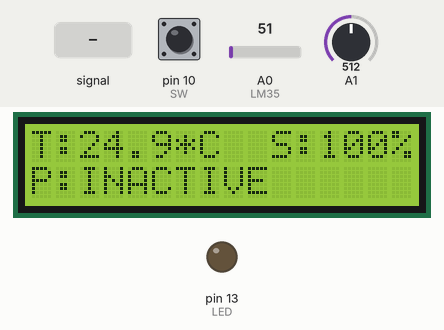
Simulated run of this sketch. Board: Arduino Uno, built with avr-gcc and run on an emulated ATmega328P. Shown: 16×2 character LCD, output pins drawn as LEDs (lit = HIGH). The inputs (shaded band) are chosen by the test bench; at power-on: pin 10 (SW) HIGH, A0 (LM35) = 51, A1 = 512. What the sketch prints to the serial monitor is not drawn.

Above: at 2.7 s.
2.8 s: pin 10 (SW) pulled LOW for 1 s
At 3.7 s:
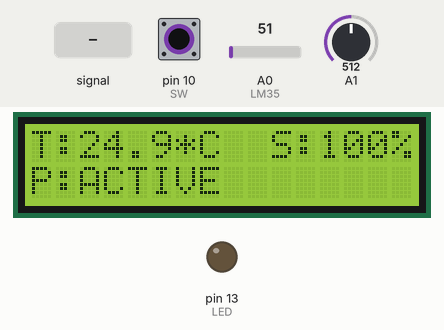
5.3 s: A0 (LM35) set to 61
At 6.3 s:
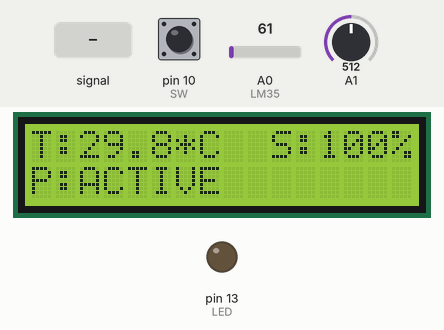
7.0 s: A1 set to 716
At 8.3 s:
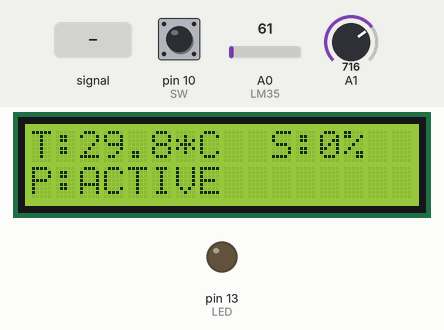
8.7 s: A1 fed a 2 Hz sine of ±306 counts around its level
At 9.65 s:
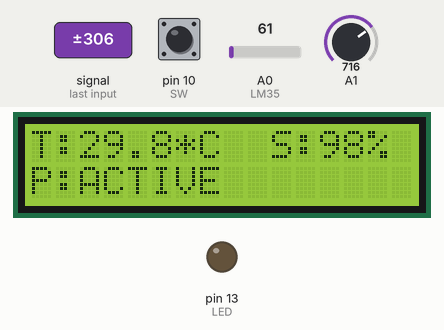
10.9 s: A0 (LM35) set to 71
At 12.2 s:
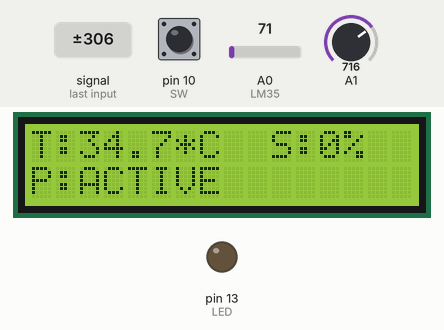
12.4 s: A0 (LM35) set to 30
At 32.33 s:
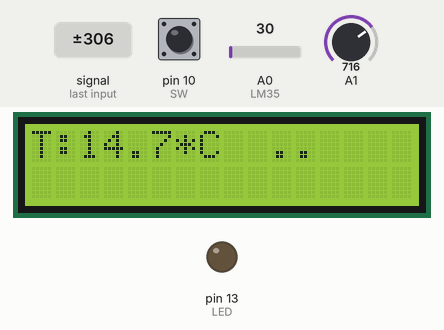
Timing chart, 0 to 33.1 s (numbered marks = the images above; inputs shaded):
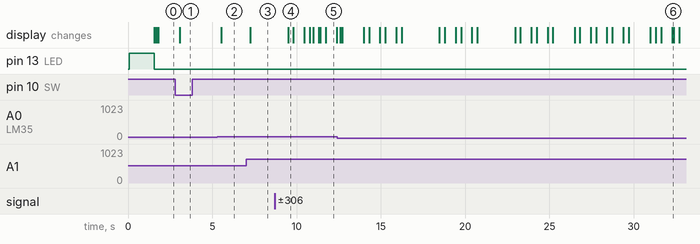

The sketch:

Arduinocode.ino
```cpp
#include <LiquidCrystal.h>
#include <SoftwareSerial.h>
SoftwareSerial GSerial(2,3);

#define DELAY 30000
//#include "DHT.h"
//#define DHTPIN A1     // what digital pin we're connected to
#define LM35 A0       // what digital pin we're connected to
#define LED 13
#define SW 10
LiquidCrystal lcd(4, 5, 6, 7, 8, 9);
float temp,temp_max = 40,smoke;
float humidity;
unsigned int panic_switch,panic_state;;
unsigned long previousMillis;
int smoke_flag=0;
int temp_flag=0;

float find_temp()
{
  int i;
  long avg_val = 0;
  for(i=0;i<1000;i++)
  {
    avg_val += analogRead(LM35);
  }
  avg_val/=1000;
  temp = avg_val*(500.0/1023.0);

  lcd.setCursor(0, 0);
  lcd.print("T:");
  lcd.print(temp,1);
  lcd.print("*C  ");

  if(temp>50)
  {
    temp_flag=1;
  }

  avg_val = 0;
  for(i=0;i<1000;i++)
  {
    avg_val += analogRead(A1);
  }
  avg_val/=1000;
  smoke = avg_val*(500.0/1023.0);
  smoke = map(smoke,75,250,0,100);
  lcd.print("S:");
  if(smoke>=0&&smoke<=100)
    lcd.print(int(smoke));
  else
    lcd.print("0");
  lcd.print("%        ");
  if(smoke>50)
  {
    smoke_flag=1;
  }
  //return temp;
}


void read_param()
{
  panic_switch = digitalRead(SW);
  if(panic_switch == LOW)
  {
    panic_state = 1;
  }
  lcd.setCursor(0, 1);
  lcd.print("P:");
  if(panic_state)
    lcd.print("ACTIVE");
  else
    lcd.print("INACTIVE");
  lcd.print("              ");
}

void upload_values()
{
  if(millis() - previousMillis >= DELAY) // Sends values to WiFi Every 10 sec for uploading on Thingspeak
  {
    lcd.clear();
    lcd.print("UPLOADING...");
    previousMillis = millis();
    GSerial.print("<T");GSerial.print(temp);GSerial.println(">");
    delay(100);
    GSerial.print("<P");GSerial.print(panic_state);GSerial.println(">");
    delay(100);
    GSerial.print("<S");GSerial.print(smoke);GSerial.println(">");
    delay(100);
    GSerial.println("<U>");
    delay(100);
    if(smoke_flag==1)
    {GSerial.println("<1>");}
    if(panic_state==1)
    {GSerial.println("<2>");}
    if(temp_flag==1)
    {GSerial.println("<3>");}
    smoke_flag = 0;
    panic_state = 0;
    temp_flag=0;
  }
}

void setup()
{
  Serial.begin(9600);
  GSerial.begin(9600);
  Serial.println("START");
  lcd.begin(16, 2);
  pinMode(LED, OUTPUT);
  digitalWrite(LED, HIGH);
  pinMode(SW,INPUT_PULLUP);
  // Print a message to the LCD.
  lcd.print("   Emergency   ");
  lcd.setCursor(0, 1);
  lcd.print(" Response System");
  delay(1500);        // waits for the servo to get there
  digitalWrite(LED, LOW);
  lcd.clear();
  previousMillis = millis();
}

void loop()
{
  find_temp();
  read_param();
  upload_values();
  delay(100);
}
```

Measured:
- after the input at 2.8 s, the display: changes after 0.28 s (image 1)
- after the input at 5.3 s, the display: changes after 0.23 s (image 2)
- after the input at 7.0 s, the display: changes after 0.25 s (image 3)
- after the input at 8.7 s, the display: changes after 0.79 s (image 4)
- what the display in image 5 shows lasts 0.7 s, from 11.7 s to 12.4 s
